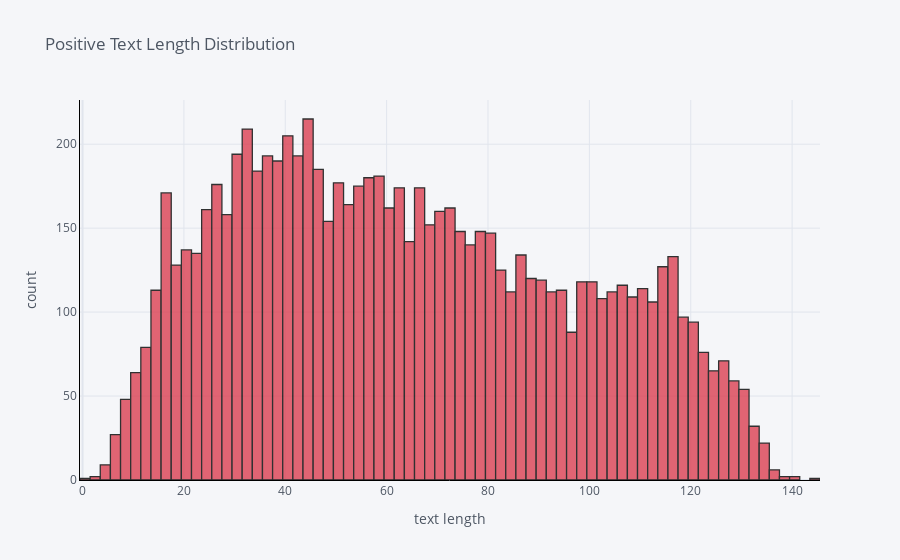
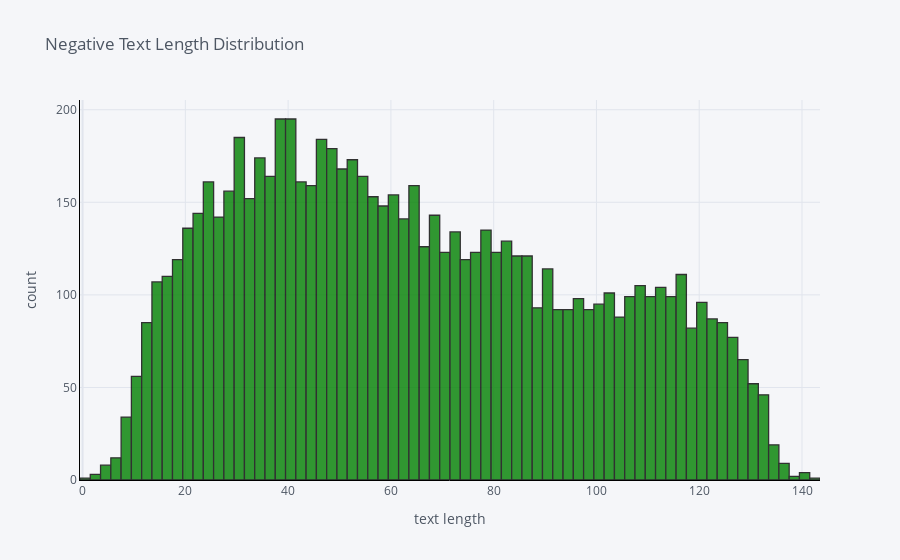
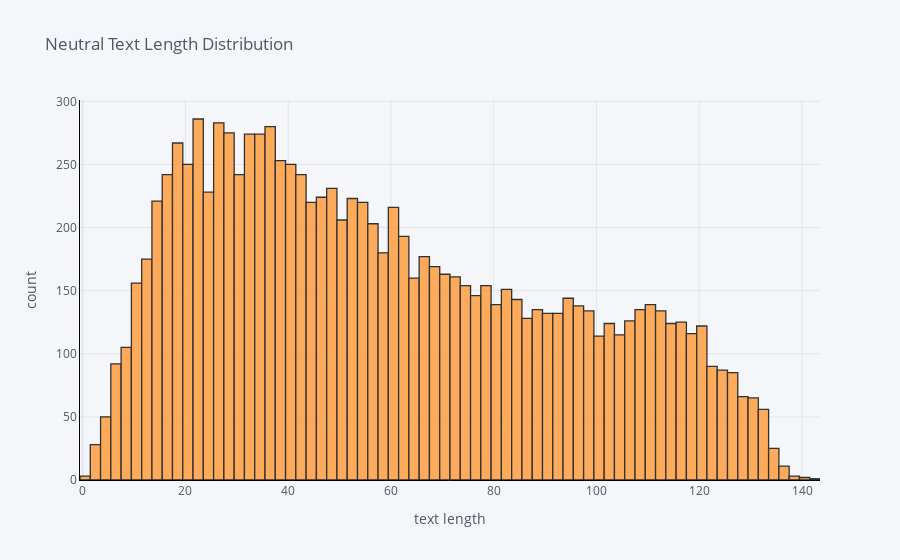

Source (notebook cell) for these figures, in order:
### Markdown cell above
## 5.1 Sentence length analysis

### Code cell
pos['text_len'].iplot(
    kind='hist',
    bins=100,
    xTitle='text length',
    linecolor='black',
    color='red',
    yTitle='count',
    title='Positive Text Length Distribution')

neg['text_len'].iplot(
    kind='hist',
    bins=100,
    xTitle='text length',
    linecolor='black',
    color='green',
    yTitle='count',
    title='Negative Text Length Distribution')

neutral['text_len'].iplot(
    kind='hist',
    bins=100,
    xTitle='text length',
    linecolor='black',
    yTitle='count',
    title='Neutral Text Length Distribution')

### Figure 1 — Plotly figure (JSON) as saved in the notebook; plotly's stock layout.template omitted (floating-point values rounded to 4 significant figures; data arrays with more than 128 entries replaced by an {"elided": "..."} marker saying what was removed)
{"data": [{"histfunc": "count", "histnorm": "", "marker": {"color": "rgba(219, 64, 82, 1.0)", "line": {"color": "#000000", "width": 1.3}}, "name": "text_len", "nbinsx": 100, "opacity": 0.8, "orientation": "v", "type": "histogram", "x": {"elided": "8582 int values"}}], "layout": {"barmode": "overlay", "legend": {"bgcolor": "#F5F6F9", "font": {"color": "#4D5663"}}, "paper_bgcolor": "#F5F6F9", "plot_bgcolor": "#F5F6F9", "title": {"font": {"color": "#4D5663"}, "text": "Positive Text Length Distribution"}, "xaxis": {"gridcolor": "#E1E5ED", "linecolor": "black", "showgrid": true, "tickfont": {"color": "#4D5663"}, "title": {"font": {"color": "#4D5663"}, "text": "text length"}, "zerolinecolor": "#E1E5ED"}, "yaxis": {"gridcolor": "#E1E5ED", "linecolor": "black", "showgrid": true, "tickfont": {"color": "#4D5663"}, "title": {"font": {"color": "#4D5663"}, "text": "count"}, "zerolinecolor": "#E1E5ED"}}}

### Figure 2 — Plotly figure (JSON) as saved in the notebook; plotly's stock layout.template omitted (floating-point values rounded to 4 significant figures; data arrays with more than 128 entries replaced by an {"elided": "..."} marker saying what was removed)
{"data": [{"histfunc": "count", "histnorm": "", "marker": {"color": "rgba(0, 128, 0, 1.0)", "line": {"color": "#000000", "width": 1.3}}, "name": "text_len", "nbinsx": 100, "opacity": 0.8, "orientation": "v", "type": "histogram", "x": {"elided": "7786 int values"}}], "layout": {"barmode": "overlay", "legend": {"bgcolor": "#F5F6F9", "font": {"color": "#4D5663"}}, "paper_bgcolor": "#F5F6F9", "plot_bgcolor": "#F5F6F9", "title": {"font": {"color": "#4D5663"}, "text": "Negative Text Length Distribution"}, "xaxis": {"gridcolor": "#E1E5ED", "linecolor": "black", "showgrid": true, "tickfont": {"color": "#4D5663"}, "title": {"font": {"color": "#4D5663"}, "text": "text length"}, "zerolinecolor": "#E1E5ED"}, "yaxis": {"gridcolor": "#E1E5ED", "linecolor": "black", "showgrid": true, "tickfont": {"color": "#4D5663"}, "title": {"font": {"color": "#4D5663"}, "text": "count"}, "zerolinecolor": "#E1E5ED"}}}

### Figure 3 — Plotly figure (JSON) as saved in the notebook; plotly's stock layout.template omitted (floating-point values rounded to 4 significant figures; data arrays with more than 128 entries replaced by an {"elided": "..."} marker saying what was removed)
{"data": [{"histfunc": "count", "histnorm": "", "marker": {"color": "rgba(255, 153, 51, 1.0)", "line": {"color": "#000000", "width": 1.3}}, "name": "text_len", "nbinsx": 100, "opacity": 0.8, "orientation": "v", "type": "histogram", "x": {"elided": "11117 int values"}}], "layout": {"barmode": "overlay", "legend": {"bgcolor": "#F5F6F9", "font": {"color": "#4D5663"}}, "paper_bgcolor": "#F5F6F9", "plot_bgcolor": "#F5F6F9", "title": {"font": {"color": "#4D5663"}, "text": "Neutral Text Length Distribution"}, "xaxis": {"gridcolor": "#E1E5ED", "linecolor": "black", "showgrid": true, "tickfont": {"color": "#4D5663"}, "title": {"font": {"color": "#4D5663"}, "text": "text length"}, "zerolinecolor": "#E1E5ED"}, "yaxis": {"gridcolor": "#E1E5ED", "linecolor": "black", "showgrid": true, "tickfont": {"color": "#4D5663"}, "title": {"font": {"color": "#4D5663"}, "text": "count"}, "zerolinecolor": "#E1E5ED"}}}
